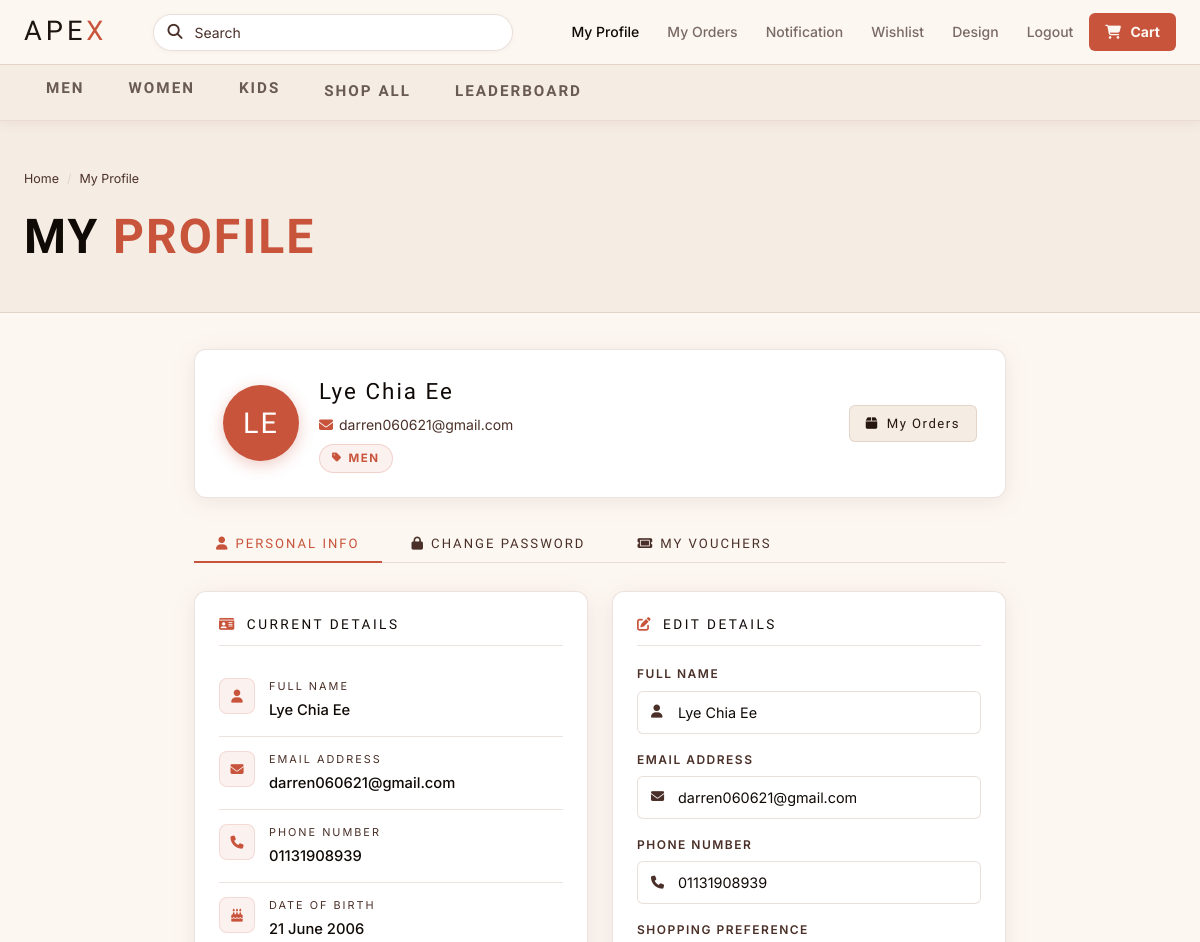
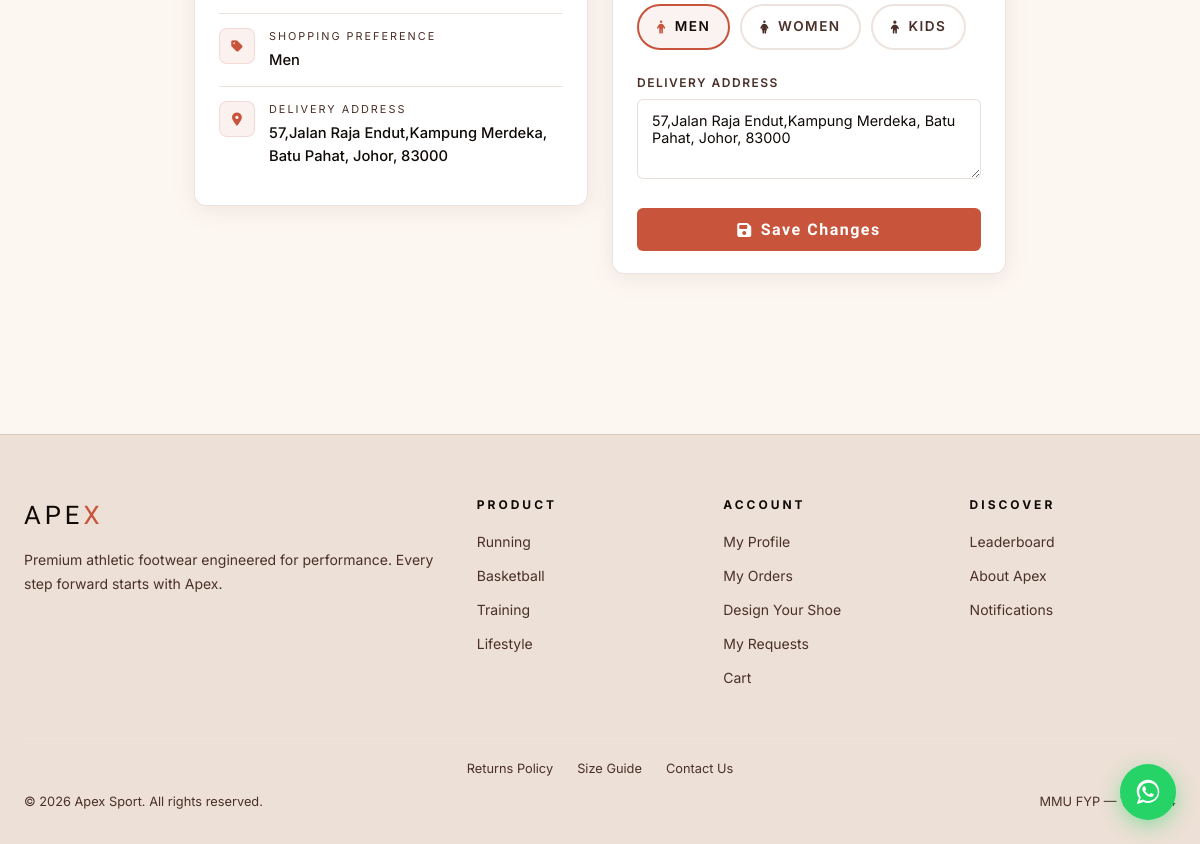
The app's page /profile.php (signed in) with its own data (2 pictures, top to bottom).
### tables this page shows
CREATE TABLE `users` (
  `user_id` int(11) NOT NULL,
  `name` varchar(100) NOT NULL,
  `email` varchar(100) NOT NULL,
  `password` varchar(255) NOT NULL,
  `phone` varchar(20) NOT NULL,
  `shopping_preference` enum('men','women','kids') DEFAULT NULL,
  `date_of_birth` date DEFAULT NULL,
  `address` text NOT NULL,
  `created_at` timestamp NOT NULL DEFAULT current_timestamp(),
  `is_banned` tinyint(1) NOT NULL DEFAULT 0
);

### db.php (called while the page is built, shortened)
<?php
function e($v){ return htmlspecialchars((string)$v, ENT_QUOTES, 'UTF-8'); }
?>

### profile.php (the view, shortened to what this page needs)
<?php
require 'db.php';
$uid     = (int)$_SESSION['user_id'];
$stmt = $conn->prepare("SELECT name, email, phone, shopping_preference, date_of_birth, address FROM users WHERE user_id=?");
$stmt->bind_param("i", $uid);
$stmt->execute();
$user = $stmt->get_result()->fetch_assoc();
$initials = strtoupper(substr($user['name'], 0, 1));
if(strpos($user['name'], ' ') !== false){
    $parts = explode(' ', $user['name']);
    $initials = strtoupper(substr($parts[0],0,1).substr(end($parts),0,1));
}
$dob_display = '';
if(!empty($user['date_of_birth']) && $user['date_of_birth'] !== '0000-00-00'){
    $dob_display = date('d F Y', strtotime($user['date_of_birth']));
}
$pref_labels = ['men'=>'Men','women'=>'Women','kids'=>'Kids'];
$pref_display = $pref_labels[$user['shopping_preference']] ?? ucfirst($user['shopping_preference'] ?? '');
?>
<!DOCTYPE html>
<html lang="en">
<head>
<link rel="stylesheet" href="css/style.css?v=10">
<link rel="stylesheet" href="https://cdnjs.cloudflare.com/ajax/libs/font-awesome/6.5.0/css/all.min.css">
</head>
<body>
<?php include 'includes/navbar.php'; ?>
<div class="page-header" style="background:var(--navy2);">
  <div class="wrap">
    <div class="breadcrumb">
      <a href="index.php">Home</a><span class="sep">/</span><span>My Profile</span>
    </div>
    <h1>MY <span style="color:var(--accent)">PROFILE</span></h1>
  </div>
</div>
<section class="section" style="padding-top:36px;">
<div class="wrap" style="max-width:860px;">
  <div class="card" style="padding:24px 28px;margin-bottom:28px;">
    <div style="display:flex;align-items:center;gap:20px;flex-wrap:wrap;">
      <div class="profile-avatar"><?=e($initials)?></div>
      <div style="flex:1;min-width:0;">
        <div style="font-family:'Oswald',sans-serif;font-size:1.4rem;letter-spacing:2px;color:var(--white);margin-bottom:4px;">
          <?=e($user['name'])?>
        </div>
        <div style="font-size:.875rem;color:var(--muted);margin-bottom:8px;">
          <i class="fa-solid fa-envelope" style="width:16px;color:var(--accent);margin-right:4px;"></i><?=e($user['email'])?>
        </div>
        <?php if($pref_display): ?>
        <span style="display:inline-flex;align-items:center;gap:6px;padding:4px 12px;background:rgba(200,84,60,.08);border:1px solid rgba(200,84,60,.2);border-radius:100px;font-size:.72rem;letter-spacing:1.5px;text-transform:uppercase;color:var(--accent);font-weight:700;">
          <i class="fa-solid fa-tag" style="font-size:.65rem;"></i><?=e($pref_display)?>
        </span>
        <?php endif; ?>
      </div>
      <div style="text-align:right;flex-shrink:0;">
        <a href="order_history.php" class="btn btn-secondary btn-sm">
          <i class="fa-solid fa-box"></i> My Orders
        </a>
      </div>
    </div>
  </div>
  <div class="profile-tabs">
    <button class="prof-tab active" id="tab-btn-info" onclick="switchTab('info',this)">
      <i class="fa-solid fa-user" style="margin-right:6px;"></i>Personal Info
    </button>
    <button class="prof-tab" id="tab-btn-security" onclick="switchTab('security',this)">
      <i class="fa-solid fa-lock" style="margin-right:6px;"></i>Change Password
    </button>
    <button class="prof-tab" id="tab-btn-vouchers" onclick="switchTab('vouchers',this)">
      <i class="fa-solid fa-ticket" style="margin-right:6px;"></i>My Vouchers
    </button>
  </div>
  <div id="tab-info" class="tab-pane active">
    <div style="display:grid;grid-template-columns:1fr 1fr;gap:24px;align-items:start;">
      <div class="card" style="padding:22px 24px;">
        <div class="sec-head"><i class="fa-solid fa-id-card"></i> Current Details</div>
        <div class="info-row">
          <div class="info-icon"><i class="fa-solid fa-user"></i></div>
          <div>
            <div class="info-label">Full Name</div>
            <div class="info-value"><?=e($user['name'])?></div>
          </div>
        </div>
        <div class="info-row">
          <div class="info-icon"><i class="fa-solid fa-envelope"></i></div>
          <div>
            <div class="info-label">Email Address</div>
            <div class="info-value"><?=e($user['email'])?></div>
          </div>
        </div>
        <div class="info-row">
          <div class="info-icon"><i class="fa-solid fa-phone"></i></div>
          <div>
            <div class="info-label">Phone Number</div>
            <div class="info-value <?=empty($user['phone'])?'empty':''?>">
              <?=!empty($user['phone']) ? e($user['phone']) : 'Not set'?>
            </div>
          </div>
        </div>
        <div class="info-row">
          <div class="info-icon"><i class="fa-solid fa-cake-candles"></i></div>
          <div>
            <div class="info-label">Date of Birth</div>
            <div class="info-value <?=empty($dob_display)?'empty':''?>">
              <?=!empty($dob_display) ? $dob_display : 'Not set'?>
            </div>
          </div>
        </div>
        <div class="info-row">
          <div class="info-icon"><i class="fa-solid fa-tag"></i></div>
          <div>
            <div class="info-label">Shopping Preference</div>
            <div class="info-value <?=empty($pref_display)?'empty':''?>">
              <?=!empty($pref_display) ? $pref_display : 'Not set'?>
            </div>
          </div>
        </div>
        <div class="info-row">
          <div class="info-icon"><i class="fa-solid fa-location-dot"></i></div>
          <div>
            <div class="info-label">Delivery Address</div>
            <div class="info-value <?=empty($user['address'])?'empty':''?>">
              <?=!empty($user['address']) ? e($user['address']) : 'Not set'?>
            </div>
          </div>
        </div>
      </div>
      <div class="card" style="padding:22px 24px;">
        <div class="sec-head"><i class="fa-solid fa-pen-to-square"></i> Edit Details</div>
        <form method="POST" novalidate id="profileForm">
          <div class="form-group">
            <label>Full Name</label>
            <div class="prof-input-icon">
              <input type="text" name="name" id="editName" class="prof-input"
                     value="<?=e(isset($_POST['update_profile']) ? ($_POST['name'] ?? '') : $user['name'])?>" placeholder="Your full name" required>
            </div>
          </div>
          <div class="form-group">
            <label>Email Address</label>
            <div class="prof-input-icon">
              <input type="email" name="email" id="editEmail" class="prof-input"
                     value="<?=e(isset($_POST['update_profile']) ? ($_POST['email'] ?? '') : $user['email'])?>" placeholder="you@email.com" required>
            </div>
          </div>
          <div class="form-group">
            <label>Phone Number</label>
            <div class="prof-input-icon">
              <input type="tel" name="phone" id="editPhone" class="prof-input"
                     value="<?=e(isset($_POST['update_profile']) ? ($_POST['phone'] ?? '') : ($user['phone']??''))?>" placeholder="01xxxxxxxx" required>
            </div>
          </div>
          <div class="form-group">
            <label>Shopping Preference</label>
            <div class="pref-pills">
              <label class="pref-pill">
                <div class="pref-pill-inner"><i class="fa-solid fa-person"></i> Men</div>
              </label>
              <label class="pref-pill">
                <div class="pref-pill-inner"><i class="fa-solid fa-person-dress"></i> Women</div>
              </label>
              <label class="pref-pill">
                <div class="pref-pill-inner"><i class="fa-solid fa-child"></i> Kids</div>
              </label>
            </div>
          </div>
          <div class="form-group">
            <label>Delivery Address</label>
            <textarea name="address" id="editAddress" class="prof-input" rows="3"
                      placeholder="Your delivery address..."
                      style="resize:vertical;"><?=e(isset($_POST['update_profile']) ? ($_POST['address'] ?? '') : ($user['address']??''))?></textarea>
          </div>
          <button type="submit" name="update_profile" class="btn btn-primary btn-full" style="margin-top:6px;">
            <i class="fa-solid fa-floppy-disk"></i> Save Changes
          </button>
        </form>
      </div>
    </div>
  </div>
</div>
</section>
<?php include 'includes/footer.php'; ?>
</body>
</html>

### css/style.css (style rules this page uses)
:root { --navy: #FDF7F2; --navy2: #F5ECE4; --navy3: #EDE0D6; --white: #100A07; --offwhite:#281A13; --text: #261610; --muted: #4A3028; --accent: #C8543C; --accent2: #8B3A52; --danger: #D64040; --success: #2A9B5A; --border: rgba(150,100,75,0.18); --card: #FFFFFF; --radius: 6px; --shadow: 0 4px 24px rgba(110,65,45,0.10); }
*,*::before,*::after { box-sizing:border-box; margin:0; padding:0; }
html { scroll-behavior:smooth; }
body { background:var(--navy); color:var(--text); font-family:'Inter',sans-serif; font-size:15px; line-height:1.6; min-height:100vh; }
input,select,textarea,button { font-family:'Inter',sans-serif; }
.wrap { max-width:1200px; margin:0 auto; padding:0 24px; }
.section { padding:80px 0; }
.btn { display:inline-flex; align-items:center; justify-content:center; gap:8px; padding:12px 28px; border:none; border-radius:var(--radius); font-family:'Oswald',sans-serif; font-size:1rem; letter-spacing:1.5px; cursor:pointer; transition:.2s; white-space:nowrap; }
.btn-primary { background:var(--accent); color:#fff; font-weight:700; }
.btn-secondary { background:var(--navy2); border:1px solid var(--border); color:var(--text); }
.btn-full { width:100%; }
.btn-sm { padding:7px 16px; font-size:.82rem; }
.card { background:var(--card); border:1px solid var(--border); border-radius:12px; box-shadow:var(--shadow); }
.form-group { margin-bottom:16px; }
.form-group label { display:block; font-size:.75rem; letter-spacing:1.5px; text-transform:uppercase; color:var(--muted); margin-bottom:7px; font-weight:600; }
.form-group input, .form-group select, .form-group textarea { width:100%; padding:12px 14px; background:#FFFFFF; border:1.5px solid rgba(150,100,75,0.2); border-radius:var(--radius); color:var(--white); font-size:.9rem; transition:border-color .2s; outline:none; }
.form-group input::placeholder, .form-group textarea::placeholder { color:#C4AFA9; }
.form-group textarea { resize:vertical; min-height:80px; }
.page-header { padding:48px 0 36px; border-bottom:1px solid var(--border); margin-bottom:0; }
.page-header h1 { font-family:'Oswald',sans-serif; font-size:clamp(28px,4vw,48px); letter-spacing:2px; color:var(--white); }
.breadcrumb { display:flex; gap:8px; align-items:center; font-size:.78rem; color:var(--muted); margin-bottom:10px; }
.breadcrumb .sep { color:var(--border); }

### records on screen
users: name "LE", name "Lye Chia Ee", email "darren060621@gmail.com", shopping_preference "MEN", phone "01131908939", date_of_birth "21 June 2006", shopping_preference "Men", address "57,Jalan Raja Endut,Kampung Merdeka, Batu Pahat, Johor, 83000"

### other values on screen
$mg "MEN"
$mg "WOMEN"
$mg "KIDS"
